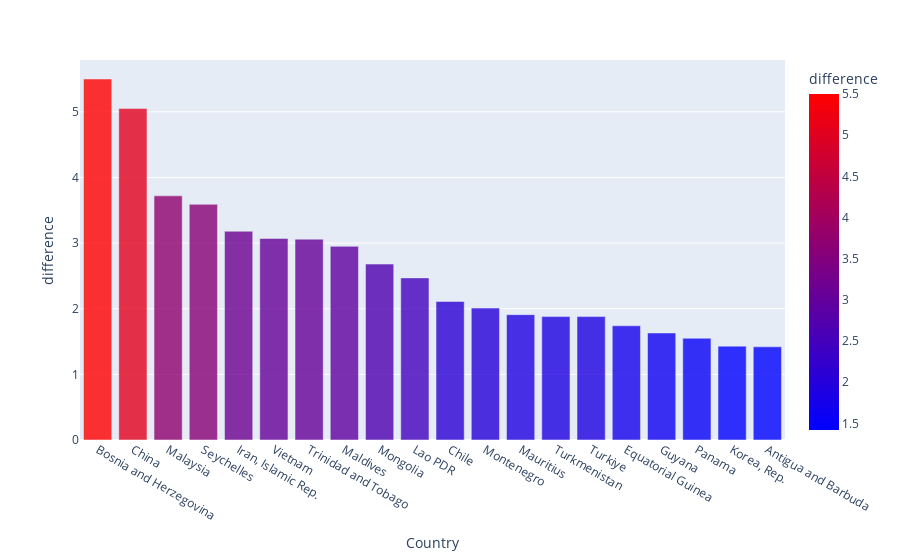
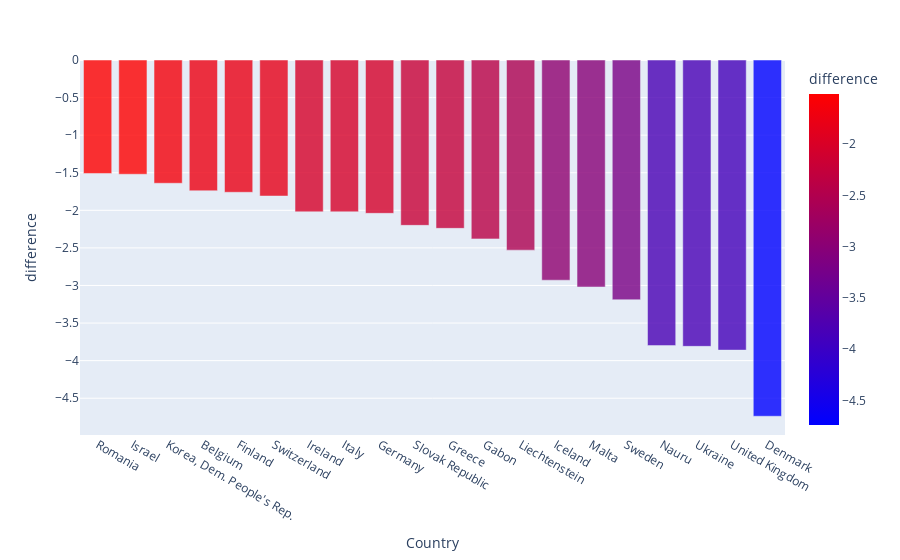

The notebook cell saved with these charts, in order:
### Code cell
# global yearly stats:
# - average, min, max temperature per year 
# - date and location (city/country/region) of lowest temperature during this year
# - date and location (city/country/region) of highest temperature during this year

dfc2 = dfc2.sort_values(by=['difference'], ascending=False)

# hottest cities graph
table = px.bar(dfc2.head(20),
                      x='Country',
                      y='difference',
                      color='difference',
                      color_continuous_scale='bluered',
                      hover_data=['Country', 'difference'],
                      opacity=0.8)

table.show()

table2 = px.bar(dfc2.tail(20),
                      x='Country',
                      y='difference',
                      color='difference',
                      color_continuous_scale='bluered',
                      hover_data=['Country', 'difference'],
                      opacity=0.8)

table2.show()

### Figure 1 — Plotly figure (JSON) as saved in the notebook; plotly's stock layout.template omitted (floating-point values rounded to 4 significant figures)
{"data": [{"alignmentgroup": "True", "hovertemplate": "Country=%{x}<br>difference=%{marker.color}<extra></extra>", "legendgroup": "", "marker": {"color": [5.5, 5.05, 3.72, 3.59, 3.18, 3.07, 3.06, 2.95, 2.68, 2.47, 2.11, 2.01, 1.91, 1.88, 1.88, 1.74, 1.63, 1.55, 1.43, 1.42], "coloraxis": "coloraxis", "opacity": 0.8, "pattern": {"shape": ""}}, "name": "", "offsetgroup": "", "orientation": "v", "showlegend": false, "textposition": "auto", "type": "bar", "x": ["Bosnia and Herzegovina", "China", "Malaysia", "Seychelles", "Iran, Islamic Rep.", "Vietnam", "Trinidad and Tobago", "Maldives", "Mongolia", "Lao PDR", "Chile", "Montenegro", "Mauritius", "Turkmenistan", "Turkiye", "Equatorial Guinea", "Guyana", "Panama", "Korea, Rep.", "Antigua and Barbuda"], "xaxis": "x", "y": [5.5, 5.05, 3.72, 3.59, 3.18, 3.07, 3.06, 2.95, 2.68, 2.47, 2.11, 2.01, 1.91, 1.88, 1.88, 1.74, 1.63, 1.55, 1.43, 1.42], "yaxis": "y"}], "layout": {"barmode": "relative", "coloraxis": {"colorbar": {"title": {"text": "difference"}}, "colorscale": [[0, "rgb(0,0,255)"], [1, "rgb(255,0,0)"]]}, "legend": {"tracegroupgap": 0}, "margin": {"t": 60}, "xaxis": {"anchor": "y", "domain": [0, 1], "title": {"text": "Country"}}, "yaxis": {"anchor": "x", "domain": [0, 1], "title": {"text": "difference"}}}}

### Figure 2 — Plotly figure (JSON) as saved in the notebook; plotly's stock layout.template omitted (floating-point values rounded to 4 significant figures)
{"data": [{"alignmentgroup": "True", "hovertemplate": "Country=%{x}<br>difference=%{marker.color}<extra></extra>", "legendgroup": "", "marker": {"color": [-1.51, -1.52, -1.64, -1.74, -1.76, -1.81, -2.02, -2.02, -2.04, -2.2, -2.24, -2.38, -2.53, -2.93, -3.02, -3.19, -3.8, -3.81, -3.86, -4.74], "coloraxis": "coloraxis", "opacity": 0.8, "pattern": {"shape": ""}}, "name": "", "offsetgroup": "", "orientation": "v", "showlegend": false, "textposition": "auto", "type": "bar", "x": ["Romania", "Israel", "Korea, Dem. People's Rep.", "Belgium", "Finland", "Switzerland", "Ireland", "Italy", "Germany", "Slovak Republic", "Greece", "Gabon", "Liechtenstein", "Iceland", "Malta", "Sweden", "Nauru", "Ukraine", "United Kingdom", "Denmark"], "xaxis": "x", "y": [-1.51, -1.52, -1.64, -1.74, -1.76, -1.81, -2.02, -2.02, -2.04, -2.2, -2.24, -2.38, -2.53, -2.93, -3.02, -3.19, -3.8, -3.81, -3.86, -4.74], "yaxis": "y"}], "layout": {"barmode": "relative", "coloraxis": {"colorbar": {"title": {"text": "difference"}}, "colorscale": [[0, "rgb(0,0,255)"], [1, "rgb(255,0,0)"]]}, "legend": {"tracegroupgap": 0}, "margin": {"t": 60}, "xaxis": {"anchor": "y", "domain": [0, 1], "title": {"text": "Country"}}, "yaxis": {"anchor": "x", "domain": [0, 1], "title": {"text": "difference"}}}}
